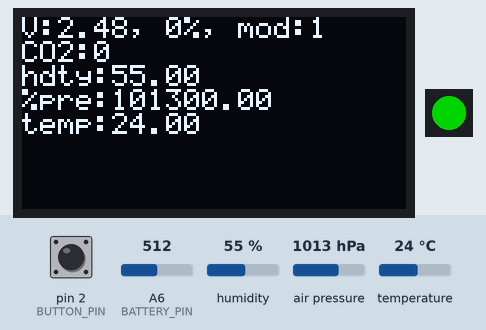
The sketch below on a simulated Arduino Nano, built for the host (arithmetic inside an expression is 32-bit, double 64-bit). On the bench: 128×64 one-colour display, 1 RGB LEDs in strip order, left to right. The test bench sets the inputs (shaded band); at power-on: pin 2 (BUTTON_PIN) LOW, A6 (BATTERY_PIN) = 512, humidity 55 %, air pressure 1013 hPa, temperature 24 °C. Dim RGB values are drawn brighter than linear; what the sketch prints to the serial monitor is not drawn.

Above: at 1.2 s.
1.3 s: pin 2 (BUTTON_PIN) pulled HIGH for 0.15 s
At 2.3 s:
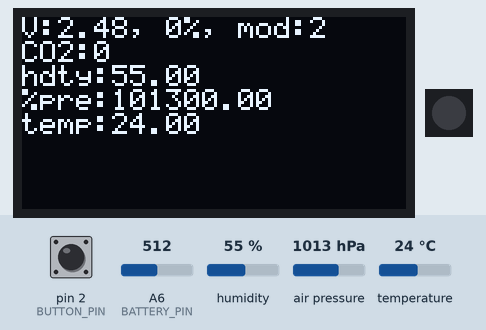
3.4 s: pin 2 (BUTTON_PIN) pulled HIGH for 1 s
At 5.9 s:
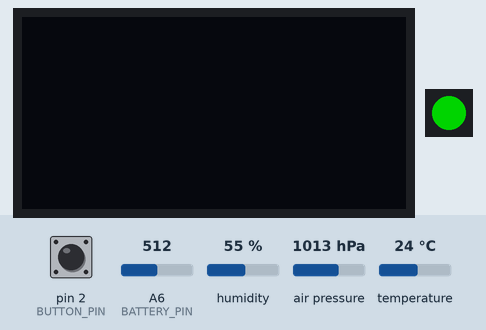
6.5 s: pin 2 (BUTTON_PIN) pulled HIGH for 0.15 s
At 8.5 s:
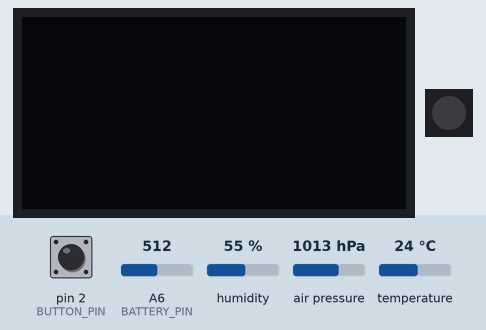
Timing chart, 0 to 10.0 s (numbered marks = the images above; inputs shaded):
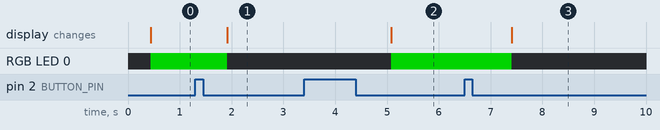

The sketch:

scetch.ino
```cpp
#include <SoftwareSerial.h>
#include <Wire.h>
#include "SSD1306Ascii.h"
#include "SSD1306AsciiWire.h"
#include "SparkFunBME280.h"
#include <FastLED.h>
#include <avr/sleep.h>     //AVR MCU power management
#include <avr/power.h>     //disable/anable AVR MCU peripheries (Analog Comparator, ADC, USI, Timers/Counters)
#include <avr/wdt.h>       //AVR MCU watchdog timer
#include <avr/io.h>        //includes the apropriate AVR MCU IO definitions
#include <avr/interrupt.h> //manipulation of the interrupt flags

#define LED_DATA_PIN 13
// 0X3C+SA0 - 0x3C or 0x3D
#define I2C_OLED_ADDRESS 0x3C
#define BUTTON_PIN 2
#define BATTERY_PIN A6

CRGB leds[1];
BME280 bme280; //Uses I2C address 0x76 in my case
SoftwareSerial mySerial(7, 6); // mySerial (rxPin, txPin, inverse_logic);
SSD1306AsciiWire oled;

byte cmd[9] = {0xFF, 0x01, 0x86, 0x00, 0x00, 0x00, 0x00, 0x00, 0x79}; // 0x86 = 134 in dec
unsigned char response[9];

void setup()
{
  digitalWrite (BUTTON_PIN, LOW); //D2 - button
  pinMode (BUTTON_PIN, INPUT);

  attachInterrupt (0, btnPress, RISING );

  Serial.println("  --  Start  --");
  FastLED.addLeds<WS2812, LED_DATA_PIN, GRB>(leds, 1);

  Serial.begin(9600);
  Serial.println("Start");

  mySerial.begin(9600);
  mySerial.write(cmd, 9);

  Wire.begin();
  Wire.setClock(400000L);

  oled.begin(&Adafruit128x64, I2C_OLED_ADDRESS);
  oled.setFont(Stang5x7);

  bme280.setI2CAddress(0x76);
  uint8_t mode = 1;
  while (true) {
    if (bme280.beginI2C() == false) {
      Serial.print("bme280 I2C connect failed, sensor mod:");
      Serial.println(bme280.getMode());
      bme280.setMode(mode);
      delay(100);
    }
    else {
      break;
    }
  }
  while (mySerial.available()) mySerial.read();
}


volatile byte display_mod = 1;
volatile bool calibration_flag = false, change_mod_flag = false;
volatile unsigned long press_time = 0;

void loop()
{
  while(press_time); // this needed to increase value in millis() when you hold button
  if(change_mod_flag)
  {
    // тут можно не на долго запретить прерывания чтобы избежать дребезжания контактов кнопки
    if(display_mod < 4) display_mod++;
    else display_mod = 1;
    Serial.println("change_mod_flag");
    change_mod_flag = false;
  }
  if(calibration_flag)
  {
    Serial.println("calibration_flag");
    calibration_flag = false;
  }
  float humidity = bme280.readFloatHumidity();
  float pressure = bme280.readFloatPressure();
  float temp = bme280.readTempC();

  unsigned int co2_ppm = getCO2Value();
  float battery_voltage = getBatteryVoltage();

  int charge_percentage = getChargePercentage(battery_voltage);

  printInfoToSerialPort(co2_ppm, humidity, pressure, temp, battery_voltage, charge_percentage);
  drawInfo(co2_ppm, humidity, pressure, temp, battery_voltage, charge_percentage);
  setLedColor(co2_ppm);
  myWatchdogEnable (0b100001);
}

// процедура обработки прерывания по нажатию кнопки
void btnPress ()
{
  noInterrupts ();
  if(press_time == 0) // this will execute when button pressed
  {
    press_time = millis();
    attachInterrupt(0, btnPress, FALLING);
  }
  else  // this will execute when button released
  {
    if(millis() - press_time >= 3000) // long pressing
    {
      calibration_flag = true; // means that need calibration
    }
    else // short pressing
    {
      change_mod_flag = true;
    }
    press_time = 0;
    attachInterrupt(0, btnPress, RISING);
  }
  interrupts ();
}

// прерывание сторожевого таймера
ISR (WDT_vect)
{
  return;
}

void myWatchdogEnable (const byte interval)
{
  noInterrupts ();

  MCUSR = 0;                          // сбрасываем различные флаги
  WDTCSR |= 0b00011000;               // устанавливаем WDCE, WDE
  WDTCSR =  0b01000000 | interval;    // устанавливаем WDIE, и соответсвующую задержку
  wdt_reset();

  byte adcsra_save = ADCSRA;
  ADCSRA = 0;  // запрещаем работу АЦП
  power_all_disable ();   // выключаем все модули
  set_sleep_mode (SLEEP_MODE_PWR_DOWN);   // устанавливаем режим сна
  sleep_enable();
  interrupts ();
  sleep_cpu ();            // переходим в сон и ожидаем прерывание

  ADCSRA = adcsra_save;  // останавливаем понижение питания
  power_all_enable ();   // включаем все модули
}

void setLedColor(unsigned int co2)
{
  memset(leds, 0, 1 * sizeof(struct CRGB));
  if(display_mod % 2 == 0) {
    leds[0].r = 0;
    leds[0].g = 0;
    leds[0].b = 0;
  }
  else {
    co2 = constrain(co2, 400, 3000);
    co2 = map(co2, 400, 3000, 0, 128);
    byte c = (byte) co2;
    leds[0].r = c;
    leds[0].g = 128 - c;
    leds[0].b = 0;
  }
  FastLED.show();
}

float getBatteryVoltage()
{
  float val = 0.0;
  for (int i = 0; i < 5; i++) {
    delay(50);
    val += analogRead(BATTERY_PIN);
  }
  val = val / 5;
  val = val / 1024.0 * 4.97;
  return val;
}

unsigned int getCO2Value()
{
  unsigned int co2_ppm = 0;

  if (mySerial.isListening()) {
    mySerial.write(cmd, 9);
    memset(response, 0, 9);
  } else {
    Serial.println("mySerial is not listening");
    return co2_ppm;
  }
  delay(50);
  Serial.print("Bites available:");
  Serial.println(mySerial.available());
  if (mySerial.available() >= 9) {
    mySerial.readBytes(response, 9);
    byte crc = 0;
    for (int i = 1; i < 8; i++) crc += response[i];
    crc = 255 - crc;
    crc++;

    if ( !(response[0] == 0xFF && response[1] == 0x86 && response[8] == crc) )
    {
      Serial.println("CRC error: " + String(crc) + " / " + String(response[8]));
    }
    else
    {
      unsigned int responseHigh = (unsigned int) response[2];
      unsigned int responseLow = (unsigned int) response[3];
      co2_ppm = (256 * responseHigh) + responseLow;
    }
  } else {
    Serial.println("mySerial is not available");
  }
  return co2_ppm;
}


int getChargePercentage(float battery_voltage)
{
  int charge_percentage = 0;
  battery_voltage *= 100;
  charge_percentage = constrain(battery_voltage, 320, 415);   // 3.2V - 0%, 4.15V - 100%
  charge_percentage = map(charge_percentage, 320, 415, 0, 100);
  return charge_percentage;
}

void printInfoToSerialPort(unsigned int co2_ppm, float humidity, float pressure, float temp, float battery_voltage, int charge_percentage)
{
  Serial.print(" Humidity, %: ");
  Serial.println(humidity, 0);

  Serial.print(" Pressure, kPa: ");
  Serial.println(pressure);

  Serial.print(" Temp, C: ");
  Serial.println(temp);

  Serial.print(" CO2, ppm:");
  Serial.println(co2_ppm);

  Serial.print(" Voltage, V: ");
  Serial.print(battery_voltage);
  Serial.print(" , ");
  Serial.println(charge_percentage);

  return;
}

void drawInfo(unsigned int co2_ppm, float humidity, float pressure, float temp, float battery_voltage, int charge_percentage)
{
  oled.clear();
  if(display_mod <= 2)
  {
    oled.print("V:");
    oled.print(battery_voltage);
    oled.print(", ");
    oled.print(charge_percentage);
    oled.print("%");
    oled.print(", mod:");
    oled.println(display_mod);

    oled.print("CO2:");
    oled.println(co2_ppm);

    oled.print("hdty:");
    oled.println(humidity);
    oled.print("%");

    oled.print("pre:");
    oled.println(pressure);

    oled.print("temp:");
    oled.println(temp);
  }

  return;
}
```

Measured:
- after the input at 1.3 s, the display: changes after 0.62 s (image 1)
- after the input at 3.4 s, RGB LED 0: off → RGB(0, 128, 0) after 1.7 s; the display: changes after 1.7 s (image 2)
- after the input at 6.5 s, RGB LED 0: RGB(0, 128, 0) → off after 0.91 s
